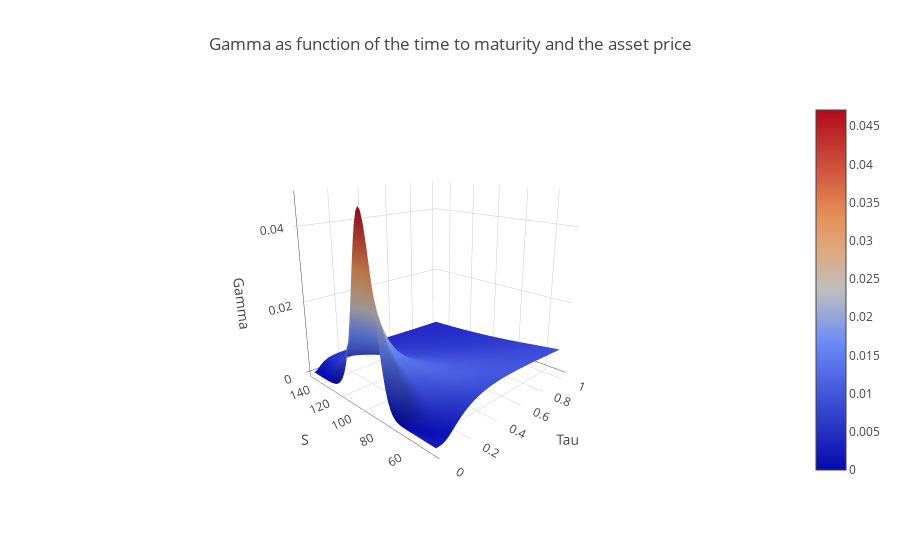

Write notebook code for a chart like this one.
### Code cell
# Gamma surface
Gamma = np.zeros([steps, steps])

for i, S in enumerate(S_grid):
    for j, Tau in enumerate(Tau_grid):
        Gamma[i][j] = calculate_gamma(S, K, r, d, Tau, sig) 
        
        
layout = go.Layout(title='Gamma as function of the time to maturity and the asset price', 
                   scene = dict(xaxis_title = 'Tau', yaxis_title = 'S', zaxis_title = 'Gamma', 
                                camera_eye = dict(x=-1.6, y=-1.6, z=0.7)))

fig = go.Figure(data=[go.Surface(z=Gamma, x=Tau_grid, y=S_grid)],
                layout=layout)

iplot(fig)

# plot(fig, filename='Gamma.html')

### Figure 1 — Plotly figure (JSON) as saved in the notebook; plotly's stock layout.template omitted (floating-point values rounded to 4 significant figures; data arrays with more than 128 entries replaced by an {"elided": "..."} marker saying what was removed)
{"data": [{"type": "surface", "uid": "b25bf567-199c-40f7-8dbb-cc6523813081", "x": [0.01, 0.02678, 0.04356, 0.06034, 0.07712, 0.0939, 0.1107, 0.1275, 0.1442, 0.161, 0.1778, 0.1946, 0.2114, 0.2281, 0.2449, 0.2617, 0.2785, 0.2953, 0.312, 0.3288, 0.3456, 0.3624, 0.3792, 0.3959, 0.4127, 0.4295, 0.4463, 0.4631, 0.4798, 0.4966, 0.5134, 0.5302, 0.5469, 0.5637, 0.5805, 0.5973, 0.6141, 0.6308, 0.6476, 0.6644, 0.6812, 0.698, 0.7147, 0.7315, 0.7483, 0.7651, 0.7819, 0.7986, 0.8154, 0.8322, 0.849, 0.8658, 0.8825, 0.8993, 0.9161, 0.9329, 0.9497, 0.9664, 0.9832, 1], "y": [50, 51.69, 53.39, 55.08, 56.78, 58.47, 60.17, 61.86, 63.56, 65.25, 66.95, 68.64, 70.34, 72.03, 73.73, 75.42, 77.12, 78.81, 80.51, 82.2, 83.9, 85.59, 87.29, 88.98, 90.68, 92.37, 94.07, 95.76, 97.46, 99.15, 100.8, 102.5, 104.2, 105.9, 107.6, 109.3, 111.0, 112.7, 114.4, 116.1, 117.8, 119.5, 121.2, 122.9, 124.6, 126.3, 128.0, 129.7, 131.4, 133.1, 134.7, 136.4, 138.1, 139.8, 141.5, 143.2, 144.9, 146.6, 148.3, 150.0], "z": {"elided": "60x60 float values"}}], "layout": {"scene": {"camera": {"eye": {"x": -1.6, "y": -1.6, "z": 0.7}}, "xaxis": {"title": {"text": "Tau"}}, "yaxis": {"title": {"text": "S"}}, "zaxis": {"title": {"text": "Gamma"}}}, "title": {"text": "Gamma as function of the time to maturity and the asset price"}}}
